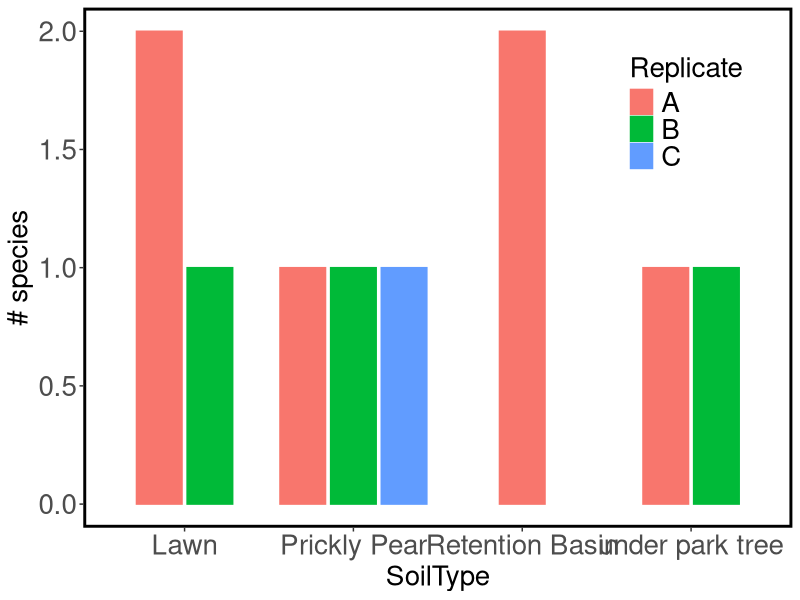

R code for this plot:
### Species richness & biodiversity ###

## Calculate species richness & Shannon's index for soils investigated in class
## Plot richness & diversity

library(here)
library(tidyverse)

####################
### Read in data ###
####################
dat <- read.csv(here("data", "ensc120_spprich.csv"))

####################
### Explore data ###
####################

# display first 5 rows of data
head(dat)

# View entire data file in data viewer tab 
View(dat)

# Display column names
names(dat)

############################
### Richness & diversity ###
############################
rich <- dat %>% group_by(SoilType, Replicate) %>%
                distinct(Organism) %>%
                summarize(richness = n())

evenness <- dat %>% group_by(SoilType, Replicate) %>%
                    reframe(evenn = Count/sum(Count)) 

div <- evenness %>% group_by(SoilType, Replicate) %>%
                    reframe(H = -sum(evenn*log(evenn)))

write.csv(div, here("data", "ShannonH.csv"), row.names = FALSE)

#############
### Plots ###
#############
# basic plot
rich.pl <- rich %>% ggplot(aes(x = SoilType, y = richness, groups = Replicate)) +
                      geom_bar(aes(color = Replicate, fill = Replicate), position = position_dodge2(width = 0.9, preserve = "single"), stat = "identity")
                      
## What does fill do?
## What does color do?
## What does position do?

# Now let's clean up the aesthetics
rich.pl <- rich %>% ggplot(aes(x = SoilType, y = richness, groups = Replicate)) +
                      geom_bar(aes(color = Replicate, fill = Replicate), position = position_dodge2(width = 0.9, preserve = "single"), stat = "identity") +
                      ylab("# species") +
                      theme_bw() +
                      theme(legend.position = c(0.85, 0.8),
                            legend.background = element_rect(fill = NA, color = NA),
                            legend.text = element_text(size = 20),
                            legend.title = element_text(size = 20),
                            panel.grid = element_blank(),
                            panel.border = element_rect(color = "black", linewidth = 2),
                            axis.text = element_text(size = 20),
                            axis.title = element_text(size = 20, margin = margin(t = 0, r = 11, b = 0, l = 0)))
                            
ggsave(rich.pl, path = "plots", file = "spprichness.pdf", width = 12.5, height = 9.5, units = "in")

## Plot evenness

## Plot Shannon's H


